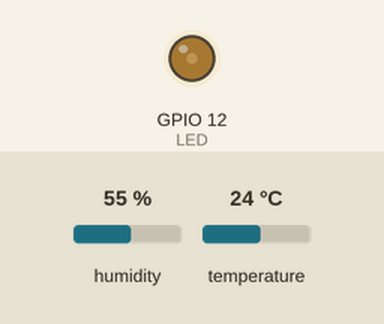
Recording of a program running on a simulated ESP8266 board running MicroPython. Shown: output pins drawn as LEDs (lit = HIGH). Inputs (shaded band) come from the test bench; at power-on: humidity 55 %, temperature 24 °C. The board's own WiFi access point starts at once; what the program prints to the serial console is not drawn. At 0.0 s the program stops and its outputs stay as they are.

Above: at 0.1 s.
Timing chart, 0 to 1.5 s (numbered marks = the images above):
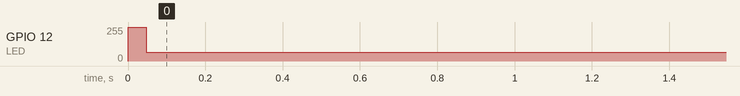

The program:

main.py
```python
import machine
LED = machine.Pin(12, machine.Pin.OUT)
LEDP = machine.PWM(LED)
LEDP.freq(500)
LEDP.duty(1023)

import time
from sensor import Sensor
s = Sensor()
t = s.getTemperature()
h = s.getHumidity()
from battery import Battery
b = Battery()
v = b.getVoltage()
reading_str = 't:{0}°C, h:{1}%, v:{2:.1f}V'.format(t, h, v)

import network
sta_if = network.WLAN(network.STA_IF)
ap_if = network.WLAN(network.AP_IF)
sta_if.active(False)
ap_if.active(True)
ap_if.config(essid='ESP: '+reading_str, password='helloworld')
print(reading_str)

LEDP.duty(256)
```

sensor.py
```python
import machine
import dht
import time

'''
Usage:

from sensor import Sensor
s = Sensor()
s.getTemperature()
s.getHumidity()
'''

class Sensor:
    def __init__(self, pin = 4):
        self.pin = pin
        self.sensor = sensor = dht.DHT11(machine.Pin(4))
        self.tms = 0
    def measure(self):
        self.sensor.measure()
        while not self.sensor.humidity():
            time.sleep_ms(1200)
    def getTemperature(self):
        self.measure()
        return self.sensor.temperature()
    def getHumidity(self):
        self.measure()
        return self.sensor.humidity()
```

battery.py
```python
from machine import ADC

'''
Usage:

from battery import Battery
b = Battery()
b.getVoltage()
'''

class Battery:
    def __init__(self):
        self.adc = ADC(0)
    def getADCReading(self):
        return self.adc.read()
    def getVoltage(self):
        return self.adc.read()/1024/10*57
```

Measured:
- by itself, GPIO 12 (LED): 0/255 → 64/255 at 0.00 s
